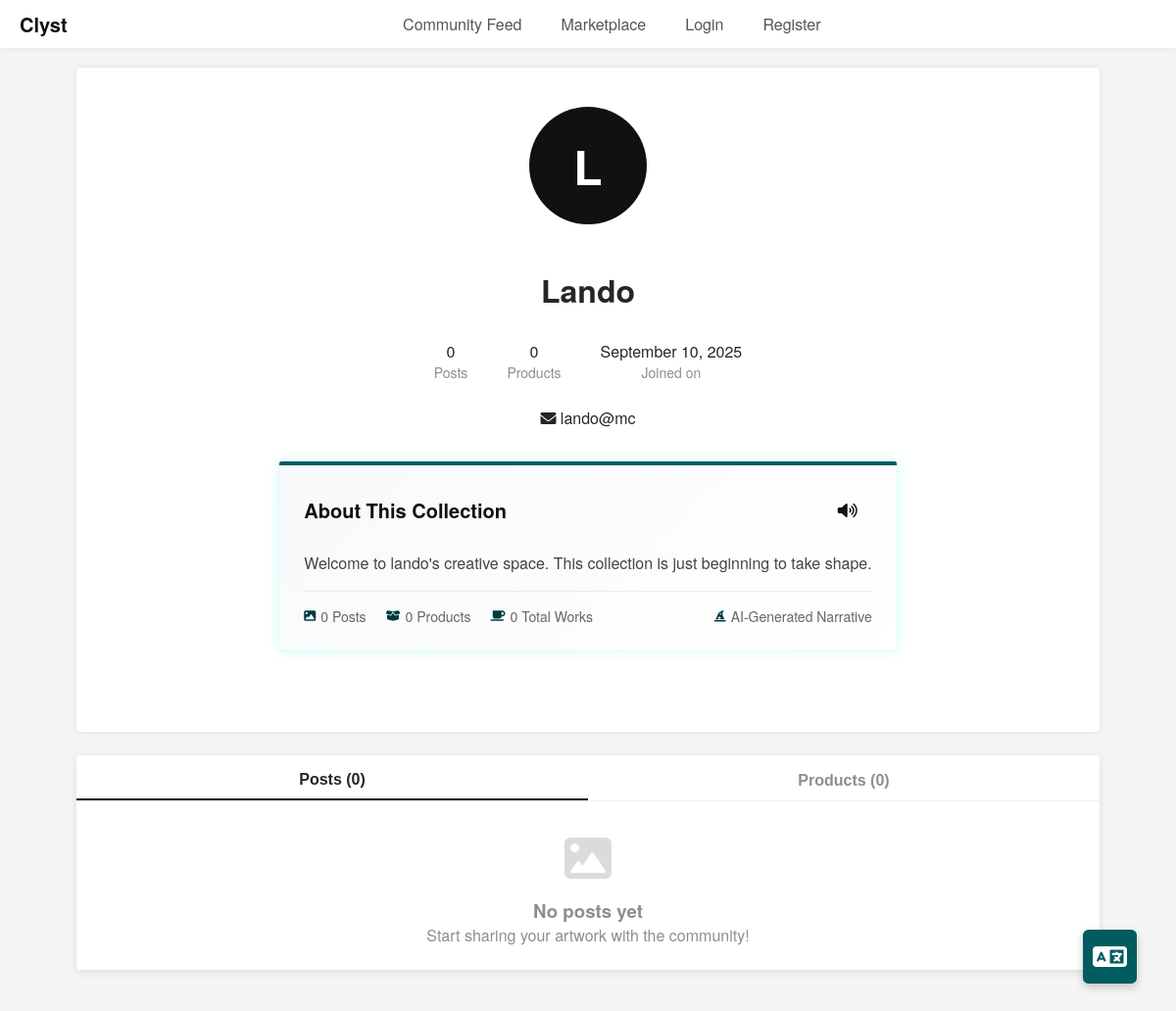
The app's page /profile/1 with its own data.
### app.py (models this page shows)
class User(UserMixin, db.Model):
    __tablename__ = 'users'
    id: Mapped[int] = mapped_column(db.Integer, primary_key=True, autoincrement=True)
    name: Mapped[Optional[str]] = mapped_column(db.String(100))
    email: Mapped[Optional[str]] = mapped_column(db.String(100), unique=True)
    password_hash: Mapped[Optional[str]] = mapped_column(db.String(255))
    phone: Mapped[Optional[str]] = mapped_column(db.String(20))
    location: Mapped[Optional[str]] = mapped_column(db.String(150))
    created_at: Mapped[Optional[str]] = mapped_column(db.String(250))
    posts = relationship("Posts", back_populates="artist")
    products = relationship("Product", back_populates="artist")

### app.py (the view, shortened to what this page needs)
@app.route("/profile/<int:user_id>")
def view_profile(user_id):
    user = db.get_or_404(User, user_id)
    user_posts = db.session.execute(db.select(Posts).where(Posts.artist_id == user_id)).scalars().all()
    user_products = db.session.execute(db.select(Product).where(Product.artist_id == user_id)).scalars().all()
    from ai import generate_enhanced_portfolio_narrative
    posts_data = []
    products_data = []
    portfolio_narrative = generate_enhanced_portfolio_narrative(
        artist_name=user.name,
        posts=posts_data,
        products=products_data,
        user_location=user.location
    )
    return render_template("profile.html",
                         current_user=current_user,
                         profile_user=user,
                         posts=user_posts,
                         products=user_products,
                         portfolio_narrative=portfolio_narrative)

### ai.py (called while the page is built, shortened)
def generate_enhanced_portfolio_narrative(artist_name: str, posts: List[Dict], products: List[Dict], user_location: str = None) -> str:
    if not posts and not products:
        return f"Welcome to {artist_name}'s creative space. This collection is just beginning to take shape."

### templates/profile.html (shortened to what this page needs)
<!DOCTYPE html>
<html lang="en">
  <head>
    <link
      href="https://cdnjs.cloudflare.com/ajax/libs/font-awesome/6.0.0/css/all.min.css"
      rel="stylesheet"
    />
    <link rel="stylesheet" href="../static/css/styles.css">
    <link rel="stylesheet" href="../static/css/profile.css" />
  </head>
  <body>
    <nav id="topNav">
      <div class="nav">
      <div class="nav-left">
        <a
          href="{{ url_for('home') }}"
          style="text-decoration: none; color: inherit"
          >Clyst</a
        >
      </div>
      <div class="nav-center" id="navLinks">
        <a href="{{ url_for('home') }}">Community Feed</a>
        <a href="{{ url_for('products_page') }}">Marketplace</a>
        {% if current_user.is_authenticated %}
        <a href="{{ url_for('logout') }}">Logout</a>
        {% else %}
        <a href="{{ url_for('login') }}">Login</a>
        <a href="{{ url_for('register') }}">Register</a>
        {% endif %}
      </div>
</div>
    </nav>
    <div class="container">
      <div class="main-content">
        <div class="profile-header">
          <div class="profile-avatar">
            {% if profile_user %} {{ profile_user.name[0].upper() }} {% else %}
            {{ current_user.name[0].upper() }} {% endif %}
          </div>
          <h1 class="profile-name">
            {% if profile_user %} {{ profile_user.name }} {% else %} {{
            current_user.name }} {% endif %}
          </h1>
          <div class="profile-info">
            <div class="info-item">
              <div class="info-value">{{ posts|length }}</div>
              <div class="info-label">Posts</div>
            </div>
            <div class="info-item">
              <div class="info-value">{{ products|length }}</div>
              <div class="info-label">Products</div>
            </div>
            <div class="info-item">
              <div class="info-value">
                {% if profile_user %} {{ profile_user.created_at }} {% else %}
                {{ current_user.created_at }} {% endif %}
              </div>
              <div class="info-label">Joined on</div>
            </div>
          </div>
          <div class="profile-bio">
            {% if profile_user %} {% if profile_user.email %}
            <p><i class="fa-solid fa-envelope"></i> {{ profile_user.email }}</p>
            {% endif %} {% endif %}
          </div>
          {% if portfolio_narrative %}
          <div class="portfolio-narrative">
            <div class="narrative-header">
              <h3>
                About This Collection
              </h3>
              <button
                id="speakNarrative"
                class="speak-btn"
                title="Listen to Artist Story"
              >
                <i class="fa-solid fa-volume-high"></i>
              </button>
            </div>
            <p id="narrativeText">{{ portfolio_narrative }}</p>
            <div class="narrative-meta">
              <div class="narrative-stats">
                <div class="narrative-stat">
                  <i class="fa-solid fa-image"></i>
                  <span>{{ posts|length }} Posts</span>
                </div>
                <div class="narrative-stat">
                  <i class="fa-solid fa-box-open"></i>
                  <span>{{ products|length }} Products</span>
                </div>
                <div class="narrative-stat">
                  <i class="fa-solid fa-mug-saucer"></i>
                  <span
                    >{{ (posts|length + products|length) }} Total Works</span
                  >
                </div>
              </div>
              <div class="narrative-stat">
                <i class="fa-solid fa-hat-wizard"></i>
                <span>AI-Generated Narrative</span>
              </div>
            </div>
          </div>
          {% endif %}
        </div>
        <div class="content-tabs">
          <div class="tab-nav">
            <button class="tab-button active" onclick="showTab('posts')">
              Posts ({{ posts|length }})
            </button>
            <button class="tab-button" onclick="showTab('products')">
              Products ({{ products|length }})
            </button>
          </div>
          <div class="tab-content">
            <div id="posts-tab" class="tab-panel">
              {% if posts %}
              <div class="posts-grid">
                {% for post in posts %}
                <div class="post-item">
                  <button
                    class="btn say-aloud-btn"
                    onclick="sayAloud({title: '{{ post.post_title }}', artist: '{{ post.artist.name }}', price: '{{ post.price }}', description: '{{ post.description | default('No description available') }}' })"
                    title="Say Aloud"
                  >
                    <i class="fa-solid fa-volume-high"></i>
                  </button>
                  {% if current_user.is_authenticated and current_user.id ==
                  post.artist_id %}
                  <button
                    class="btn btn-danger post-delete-btn"
                    onclick="if(confirm('Delete this post?')) window.location.href='{{ url_for('delete_posts', post_id=post.post_id) }}'"
                    title="Delete Post"
                  >
                    <i class="fas fa-trash"></i>
                  </button>
                  {% endif %} {% if post.media_url %}
                  <img
                    src="{{ post.media_url }}"
                    alt="{{ post.post_title }}"
                    class="item-image"
                  />
                  {% else %}
                  <div class="item-image placeholder">
                    <i class="fas fa-image"></i>
                  </div>
                  {% endif %}
                  <div class="item-content">
                    <h3 class="item-title">{{ post.post_title }}</h3>
                    <p class="item-description">
                      {{ post.description[:100] }}{% if post.description|length
                      > 100 %}...{% endif %}
                    </p>
                    <div class="item-actions">
                      <span class="info-value">{{ post.created_at }}</span>
                    </div>
                  </div>
                  <button
                    class="share-btn"
                    onclick="copyToClipboard(window.location.host + '{{ url_for('home') }}?q={{ post.post_title }}+{{ post.artist.name }}')"
                  >
                    <i class="fa-solid fa-link"></i>
                  </button>
                </div>
                {% endfor %}
              </div>
              {% else %}
              <div class="empty-state">
                <i class="fas fa-image"></i>
                <h3>No posts yet</h3>
                <p>Start sharing your artwork with the community!</p>
              </div>
              {% endif %}
            </div>
          </div>
        </div>
      </div>
    </div>
    <button
      id="translateButton"
      onclick="googleTranslateElementInit()"
      class="translate-btn"
    >
      <i class="fa-solid fa-language"></i>
    </button>
  </body>
</html>

### static/css/styles.css (style rules this page uses)
* { margin: 0; padding: 0; box-sizing: border-box; }
:root { --nav-pad-y: 10px; --nav-pad-x: 20px; --gap: 20px; --accent: #111; --muted: #555; --bg: #f5f5f5; --card: #fff; }
body { background: var(--bg); color: #262626; font-family: "Helvetica Neue", Helvetica, Arial, sans-serif; }
.container { display: flex; flex-direction: column; max-width: 1200px; margin: 0 auto; }
h1 { text-align: center; margin-top: 24px; }
nav#topNav { position: sticky; top: 0; z-index: 1000; background: #fff; box-shadow: 0 2px 6px rgba(0, 0, 0, 0.05); padding: var(--nav-pad-y) var(--nav-pad-x); display: flex; flex-direction: column; justify-content: flex-start; align-items: center; column-gap: var(--gap); }
.nav { display: flex; align-items: center; justify-content: space-between; width: 100%; }
.nav-left { display: flex; align-items: center; gap: 10px; font-weight: 700; font-size: 20px; color: var(--accent); }
.nav-left a { text-decoration: none; color: inherit; }
.nav-center { grid-column: 2; justify-self: center; display: flex; gap: 40px; }
.nav-center a { text-decoration: none; color: var(--muted); font-size: 16px; transition: color 0.2s; }
.fab, .translate-btn { position: fixed; right: 40px; width: 55px; height: 55px; border: none; border-radius: 0.2em; display: flex; justify-content: center; align-items: center; box-shadow: 0 4px 10px rgba(0, 0, 0, 0.2); cursor: pointer; transition: background 0.2s, transform 0.2s; z-index: 200; text-decoration: none; }
.translate-btn { bottom: 100px; background: #005c61; color: #fff; font-size: 28px; }
.main-content { display: flex; flex-direction: column; align-items: center; flex: 1; padding: 20px; }
.empty-state { text-align: center; padding: 10px 20px 0; color: #8e8e8e; }
.empty-state i { font-size: 48px; margin-bottom: 16px; color: #dbdbdb; }

### records on screen
User: name "L", name "Lando", created_at "September 10, 2025", email "lando@mc"

### other values on screen
{{ posts|length }} "0"
{{ products|length }} "0"
{{ portfolio_narrative }} "Welcome to lando's creative space. This collection is just beginning to take shape."
{{ (posts|length + products|length) }} "0"
